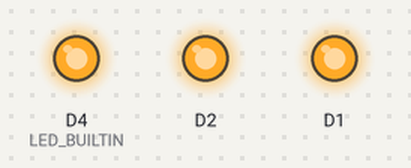
This sketch was run on a simulated ESP8266 (NodeMCU). Parts: output pins drawn as LEDs (lit = HIGH, except the on-board LED, lit = LOW).

Above: at 1.2 s.
At 5.0 s:
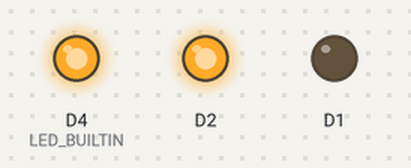
At 8.0 s:
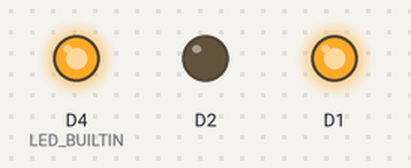
At 10.5 s:
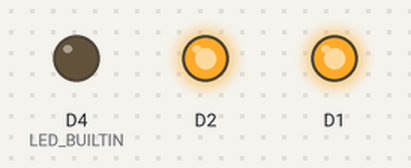
Timing chart, 0 to 13.0 s (numbered marks = the images above):
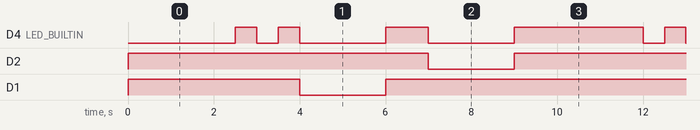

Measured:
- by itself, D4 (LED_BUILTIN): repeats every 10.0 s: LOW 0.50 s, HIGH 0.50 s, LOW 2.0 s, HIGH 1.0 s, LOW 2.0 s, HIGH 3.0 s, LOW 0.50 s, HIGH 0.50 s
- by itself, D2: alternates HIGH for 8.0 s and LOW for 2.0 s
- by itself, D1: repeats every 10.0 s: LOW 2.0 s, HIGH 8.0 s

The sketch:

NodeMCU_RelayLoop2.ino
```cpp
void setup() {
  // put your setup code here, to run once:
  initPinOut();
}

void loop() {
  // put your main code here, to run repeatedly:
  delay(2000);
  digitalWrite(LED_BUILTIN, LOW);
  delay(500);
  digitalWrite(LED_BUILTIN, HIGH);
  delay(500);
  digitalWrite(LED_BUILTIN, LOW);
  delay(500);
  digitalWrite(LED_BUILTIN, HIGH);
  delay(500);
  digitalWrite(LED_BUILTIN, LOW);
  digitalWrite(D1, LOW);
  delay(2000);
  digitalWrite(D1, HIGH);
  digitalWrite(LED_BUILTIN, HIGH);
  delay(1000);
  digitalWrite(LED_BUILTIN, LOW);
  digitalWrite(D2, LOW);
  delay(2000);
  digitalWrite(D2, HIGH);
  digitalWrite(LED_BUILTIN, HIGH);
  delay(1000);


}

void initPinOut()
{
  digitalWrite(D1, HIGH);
  digitalWrite(D2, HIGH);

  pinMode(D1, OUTPUT);
  pinMode(D2, OUTPUT);
  pinMode(LED_BUILTIN, OUTPUT);
}
```
